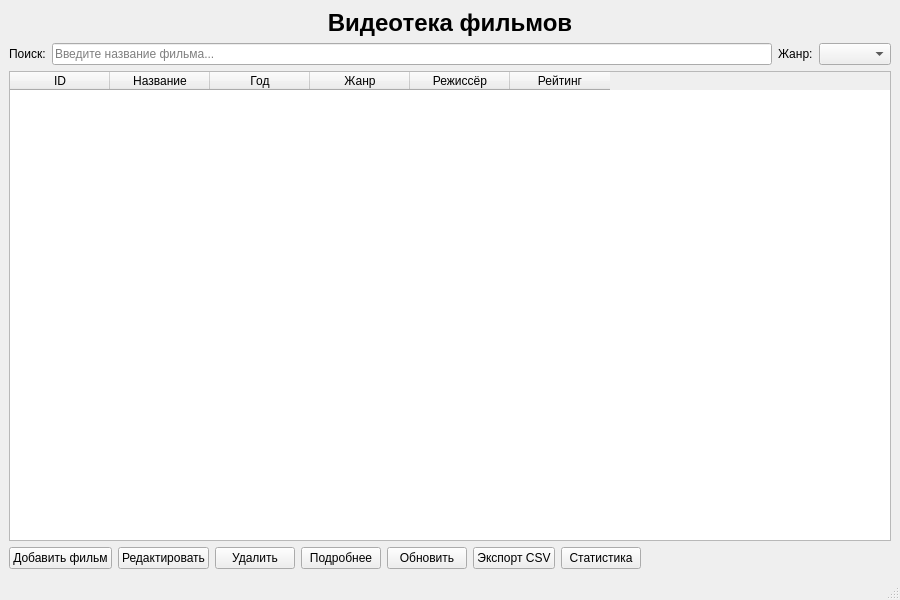
<?xml version="1.0" encoding="UTF-8"?>
<ui version="4.0">
 <class>MainWindow</class>
 <widget class="QMainWindow" name="MainWindow">
  <property name="geometry">
   <rect>
    <x>0</x>
    <y>0</y>
    <width>900</width>
    <height>600</height>
   </rect>
  </property>
  <property name="windowTitle">
   <string>Видеотека фильмов</string>
  </property>
  <widget class="QWidget" name="centralwidget">
   <layout class="QVBoxLayout" name="verticalLayout">
    <item>
     <widget class="QLabel" name="titleLabel">
      <property name="text">
       <string>Видеотека фильмов</string>
      </property>
      <property name="alignment">
       <set>Qt::AlignCenter</set>
      </property>
      <property name="font">
       <font>
        <pointsize>18</pointsize>
        <weight>75</weight>
        <bold>true</bold>
       </font>
      </property>
     </widget>
    </item>
    <item>
     <layout class="QHBoxLayout" name="searchLayout">
      <item>
       <widget class="QLabel" name="searchLabel">
        <property name="text">
         <string>Поиск:</string>
        </property>
       </widget>
      </item>
      <item>
       <widget class="QLineEdit" name="searchLineEdit">
        <property name="placeholderText">
         <string>Введите название фильма...</string>
        </property>
       </widget>
      </item>
      <item>
       <widget class="QLabel" name="genreLabel">
        <property name="text">
         <string>Жанр:</string>
        </property>
       </widget>
      </item>
      <item>
       <widget class="QComboBox" name="genreComboBox"/>
      </item>
     </layout>
    </item>
    <item>
     <widget class="QTableWidget" name="moviesTable">
      <property name="alternatingRowColors">
       <bool>true</bool>
      </property>
      <property name="selectionMode">
       <enum>QAbstractItemView::SingleSelection</enum>
      </property>
      <property name="selectionBehavior">
       <enum>QAbstractItemView::SelectRows</enum>
      </property>
      <column>
       <property name="text">
        <string>ID</string>
       </property>
      </column>
      <column>
       <property name="text">
        <string>Название</string>
       </property>
      </column>
      <column>
       <property name="text">
        <string>Год</string>
       </property>
      </column>
      <column>
       <property name="text">
        <string>Жанр</string>
       </property>
      </column>
      <column>
       <property name="text">
        <string>Режиссёр</string>
       </property>
      </column>
      <column>
       <property name="text">
        <string>Рейтинг</string>
       </property>
      </column>
     </widget>
    </item>
    <item>
     <layout class="QHBoxLayout" name="buttonsLayout">
      <item>
       <widget class="QPushButton" name="addButton">
        <property name="text">
         <string>Добавить фильм</string>
        </property>
       </widget>
      </item>
      <item>
       <widget class="QPushButton" name="editButton">
        <property name="text">
         <string>Редактировать</string>
        </property>
       </widget>
      </item>
      <item>
       <widget class="QPushButton" name="deleteButton">
        <property name="text">
         <string>Удалить</string>
        </property>
       </widget>
      </item>
      <item>
       <widget class="QPushButton" name="viewButton">
        <property name="text">
         <string>Подробнее</string>
        </property>
       </widget>
      </item>
      <item>
       <widget class="QPushButton" name="refreshButton">
        <property name="text">
         <string>Обновить</string>
        </property>
       </widget>
      </item>
      <item>
       <widget class="QPushButton" name="exportButton">
        <property name="text">
         <string>Экспорт CSV</string>
        </property>
       </widget>
      </item>
      <item>
       <widget class="QPushButton" name="statsButton">
        <property name="text">
         <string>Статистика</string>
        </property>
       </widget>
      </item>
      <item>
       <spacer name="horizontalSpacer">
        <property name="orientation">
         <enum>Qt::Horizontal</enum>
        </property>
        <property name="sizeHint" stdset="0">
         <size>
          <width>40</width>
          <height>20</height>
         </size>
        </property>
       </spacer>
      </item>
     </layout>
    </item>
   </layout>
  </widget>
  <widget class="QStatusBar" name="statusbar"/>
 </widget>
 <resources/>
 <connections/>
</ui>
